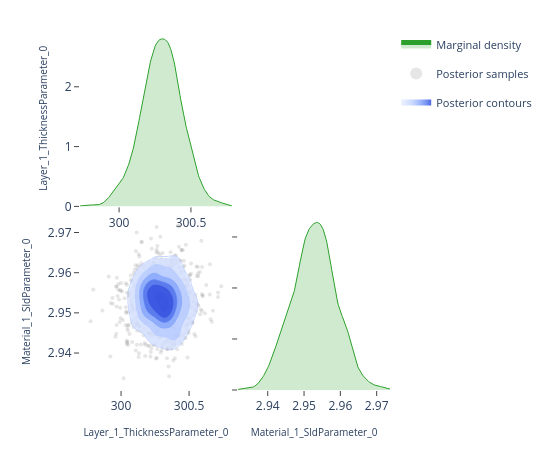

Notebook source saved alongside this figure:
### Code cell
# ---- Pairwise focus: thickness vs SLD ---------------------------------------
# A 2-parameter corner plot zooms in on the joint posterior for a specific
# pair.  This is the same view the EasyReflectometryApp's "2D Heatmap"
# sub-tab uses to inspect parameter degeneracies.


params_of_interest = ['Layer_1_ThicknessParameter_0', 'Material_1_SldParameter_0']
idx = [posterior.param_names.index(p) for p in params_of_interest]
subset_draws = np.asarray(posterior.draws)[:, idx]

fig = plot_corner(subset_draws, params_of_interest)
fig.show()

### Figure 1 — Plotly figure (JSON) as saved in the notebook; plotly's stock layout.template omitted (floating-point values rounded to 4 significant figures; data arrays with more than 128 entries replaced by an {"elided": "..."} marker saying what was removed)
{"data": [{"fill": "tozeroy", "fillcolor": "rgba(44, 160, 44, 0.22)", "hoverinfo": "skip", "legendgroup": "marginal", "line": {"color": "rgb(44, 160, 44)", "width": 1}, "mode": "lines", "name": "Marginal density", "showlegend": true, "type": "scatter", "x": {"elided": "256 float values"}, "xaxis": "x", "y": {"elided": "256 float values"}, "yaxis": "y"}, {"hoverinfo": "skip", "legendgroup": "scatter", "marker": {"color": "rgba(140, 140, 140, 0.22)", "size": 4}, "mode": "markers", "name": "Posterior samples", "showlegend": true, "type": "scatter", "x": {"elided": "880 float values"}, "xaxis": "x3", "y": {"elided": "880 float values"}, "yaxis": "y3", "zorder": 0}, {"colorscale": [[0.0, "rgba(224, 233, 255, 0.62)"], [0.35, "rgba(183, 203, 255, 0.70)"], [0.6, "rgba(138, 169, 252, 0.78)"], [0.82, "rgba(96, 131, 242, 0.84)"], [1.0, "rgba(58, 86, 224, 0.90)"]], "connectgaps": false, "contours": {"coloring": "fill", "end": 176.2, "showlabels": false, "showlines": false, "size": 27.83, "start": 37.1}, "hoverinfo": "skip", "legendgroup": "contour", "name": "Posterior contours", "showlegend": true, "showscale": false, "type": "contour", "x": [299.7, 299.7, 299.8, 299.8, 299.8, 299.8, 299.8, 299.8, 299.8, 299.8, 299.9, 299.9, 299.9, 299.9, 299.9, 299.9, 299.9, 300.0, 300.0, 300.0, 300.0, 300.0, 300.0, 300.0, 300.0, 300.1, 300.1, 300.1, 300.1, 300.1, 300.1, 300.1, 300.2, 300.2, 300.2, 300.2, 300.2, 300.2, 300.2, 300.2, 300.3, 300.3, 300.3, 300.3, 300.3, 300.3, 300.3, 300.4, 300.4, 300.4, 300.4, 300.4, 300.4, 300.4, 300.5, 300.5, 300.5, 300.5, 300.5, 300.5, 300.5, 300.5, 300.6, 300.6, 300.6, 300.6, 300.6, 300.6, 300.6, 300.7, 300.7, 300.7, 300.7, 300.7, 300.7, 300.7, 300.7, 300.8, 300.8, 300.8], "xaxis": "x3", "y": [2.932, 2.932, 2.933, 2.933, 2.934, 2.934, 2.935, 2.936, 2.936, 2.937, 2.937, 2.938, 2.938, 2.939, 2.939, 2.94, 2.94, 2.941, 2.941, 2.942, 2.942, 2.943, 2.943, 2.944, 2.945, 2.945, 2.946, 2.946, 2.947, 2.947, 2.948, 2.948, 2.949, 2.949, 2.95, 2.95, 2.951, 2.951, 2.952, 2.952, 2.953, 2.954, 2.954, 2.955, 2.955, 2.956, 2.956, 2.957, 2.957, 2.958, 2.958, 2.959, 2.959, 2.96, 2.96, 2.961, 2.961, 2.962, 2.963, 2.963, 2.964, 2.964, 2.965, 2.965, 2.966, 2.966, 2.967, 2.967, 2.968, 2.968, 2.969, 2.969, 2.97, 2.97, 2.971, 2.972, 2.972, 2.973, 2.973, 2.974], "yaxis": "y3", "z": {"elided": "80x80 float values"}, "zmax": 176.2, "zmin": 37.1, "zorder": 1}, {"colorscale": [[0.0, "rgba(183, 203, 255, 0.94)"], [0.35, "rgba(183, 203, 255, 0.94)"], [0.35, "rgba(138, 169, 252, 0.95)"], [0.6, "rgba(138, 169, 252, 0.95)"], [0.6, "rgba(96, 131, 242, 0.96)"], [0.82, "rgba(96, 131, 242, 0.96)"], [0.82, "rgba(58, 86, 224, 0.98)"], [1.0, "rgba(58, 86, 224, 0.98)"]], "contours": {"coloring": "lines", "end": 176.2, "showlabels": false, "size": 27.83, "start": 37.1}, "hoverinfo": "skip", "legendgroup": "contour", "line": {"width": 0.9}, "showlegend": false, "showscale": false, "type": "contour", "x": [299.7, 299.7, 299.8, 299.8, 299.8, 299.8, 299.8, 299.8, 299.8, 299.8, 299.9, 299.9, 299.9, 299.9, 299.9, 299.9, 299.9, 300.0, 300.0, 300.0, 300.0, 300.0, 300.0, 300.0, 300.0, 300.1, 300.1, 300.1, 300.1, 300.1, 300.1, 300.1, 300.2, 300.2, 300.2, 300.2, 300.2, 300.2, 300.2, 300.2, 300.3, 300.3, 300.3, 300.3, 300.3, 300.3, 300.3, 300.4, 300.4, 300.4, 300.4, 300.4, 300.4, 300.4, 300.5, 300.5, 300.5, 300.5, 300.5, 300.5, 300.5, 300.5, 300.6, 300.6, 300.6, 300.6, 300.6, 300.6, 300.6, 300.7, 300.7, 300.7, 300.7, 300.7, 300.7, 300.7, 300.7, 300.8, 300.8, 300.8], "xaxis": "x3", "y": [2.932, 2.932, 2.933, 2.933, 2.934, 2.934, 2.935, 2.936, 2.936, 2.937, 2.937, 2.938, 2.938, 2.939, 2.939, 2.94, 2.94, 2.941, 2.941, 2.942, 2.942, 2.943, 2.943, 2.944, 2.945, 2.945, 2.946, 2.946, 2.947, 2.947, 2.948, 2.948, 2.949, 2.949, 2.95, 2.95, 2.951, 2.951, 2.952, 2.952, 2.953, 2.954, 2.954, 2.955, 2.955, 2.956, 2.956, 2.957, 2.957, 2.958, 2.958, 2.959, 2.959, 2.96, 2.96, 2.961, 2.961, 2.962, 2.963, 2.963, 2.964, 2.964, 2.965, 2.965, 2.966, 2.966, 2.967, 2.967, 2.968, 2.968, 2.969, 2.969, 2.97, 2.97, 2.971, 2.972, 2.972, 2.973, 2.973, 2.974], "yaxis": "y3", "z": {"elided": "80x80 float values"}, "zmax": 176.2, "zmin": 37.1, "zorder": 2}, {"fill": "tozeroy", "fillcolor": "rgba(44, 160, 44, 0.22)", "hoverinfo": "skip", "legendgroup": "marginal", "line": {"color": "rgb(44, 160, 44)", "width": 1}, "mode": "lines", "name": "Marginal density", "showlegend": false, "type": "scatter", "x": {"elided": "256 float values"}, "xaxis": "x4", "y": {"elided": "256 float values"}, "yaxis": "y4"}], "layout": {"height": 450, "legend": {"font": {"size": 11}, "itemsizing": "constant", "orientation": "v", "x": 1.02, "xanchor": "left", "y": 1.0, "yanchor": "top"}, "margin": {"b": 60, "l": 80, "r": 160, "t": 30}, "plot_bgcolor": "white", "showlegend": true, "width": 550, "xaxis": {"anchor": "y", "domain": [0.0, 0.49], "showgrid": false, "ticks": "outside", "zeroline": false}, "xaxis2": {"anchor": "y2", "domain": [0.51, 1.0], "showgrid": false, "ticks": "outside", "visible": false, "zeroline": false}, "xaxis3": {"anchor": "y3", "domain": [0.0, 0.49], "showgrid": false, "ticks": "outside", "title": {"font": {"size": 10}, "text": "Layer_1_ThicknessParameter_0"}, "zeroline": false}, "xaxis4": {"anchor": "y4", "domain": [0.51, 1.0], "showgrid": false, "ticks": "outside", "title": {"font": {"size": 10}, "text": "Material_1_SldParameter_0"}, "zeroline": false}, "yaxis": {"anchor": "x", "domain": [0.51, 1.0], "showgrid": false, "ticks": "outside", "title": {"font": {"size": 10}, "text": "Layer_1_ThicknessParameter_0"}, "zeroline": false}, "yaxis2": {"anchor": "x2", "domain": [0.51, 1.0], "showgrid": false, "ticks": "outside", "visible": false, "zeroline": false}, "yaxis3": {"anchor": "x3", "domain": [0.0, 0.49], "showgrid": false, "ticks": "outside", "title": {"font": {"size": 10}, "text": "Material_1_SldParameter_0"}, "zeroline": false}, "yaxis4": {"anchor": "x4", "domain": [0.0, 0.49], "showgrid": false, "showticklabels": false, "ticks": "outside", "zeroline": false}}}
